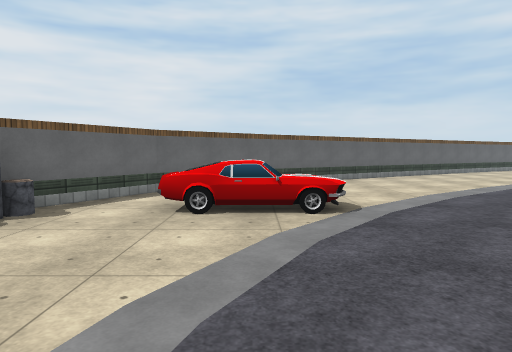
[1] (above)

16 first-person views from a walk through a Unity game level. The camera is 1.5 m above the floor, tilts 4° down and sees 75° across. The floor is counted in squares, 2 m on a side. Each view is taken from the middle of a square. On the plan, view 1 faces up. The plan holds only what a view shows up to about 11 squares ahead; the rest is blank. The place goes on beyond the plan. Some surface patterns are stand-ins.

[2]
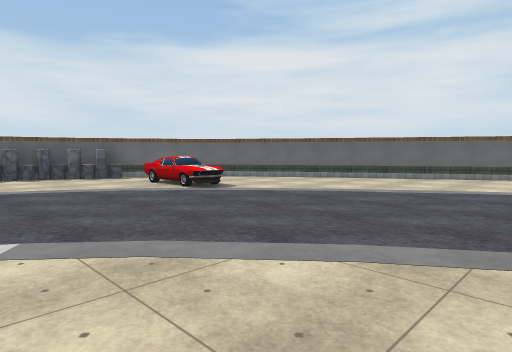

[3]
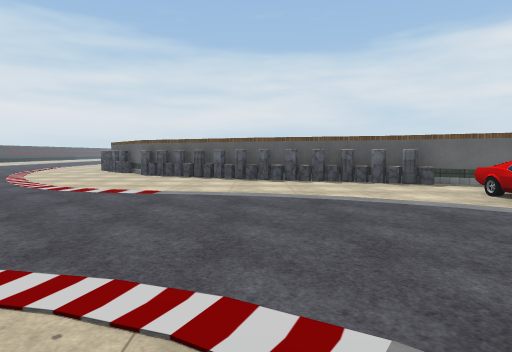

[4]
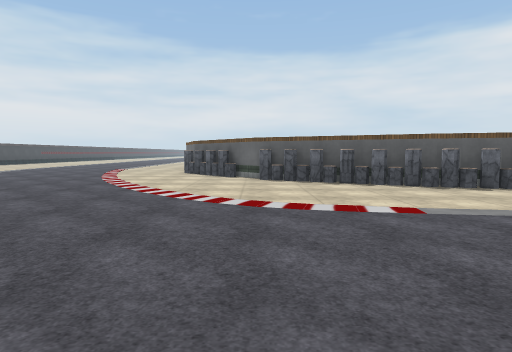

[5]
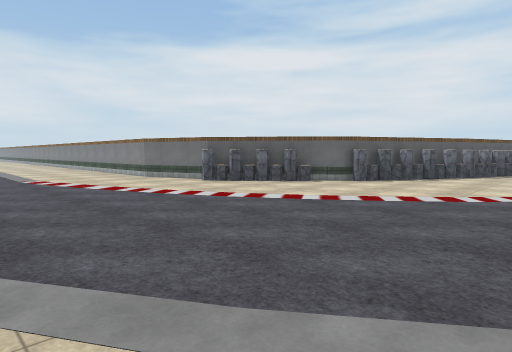

[6]
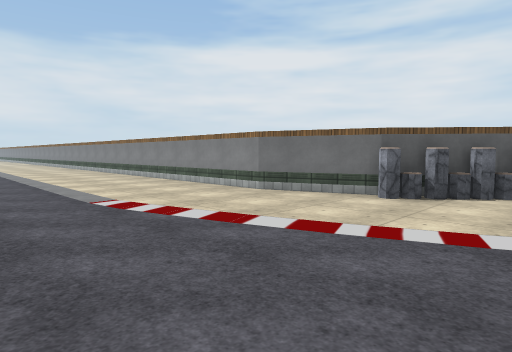

[7]
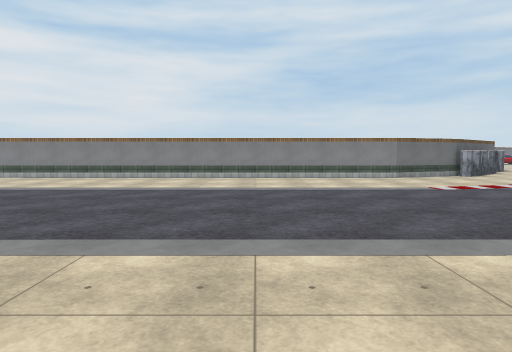

[8]
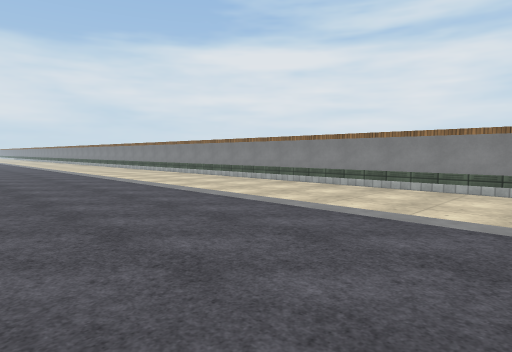

[9]
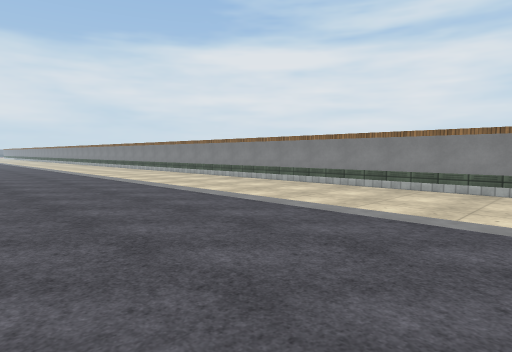

[10]
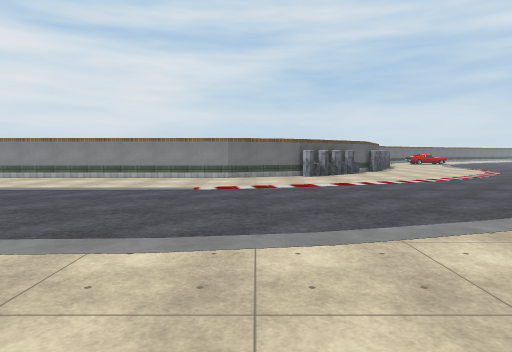

[11]
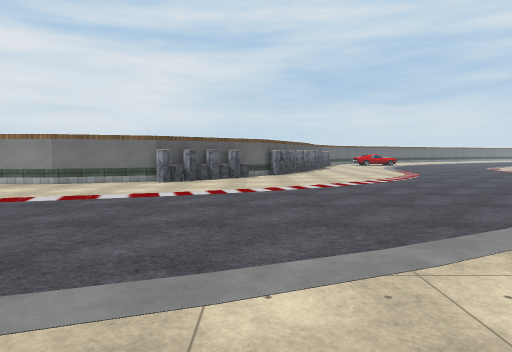

[12]
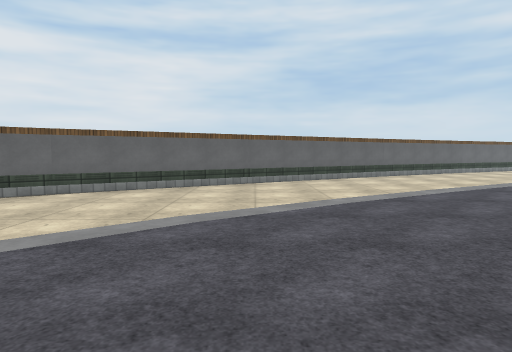

[13]
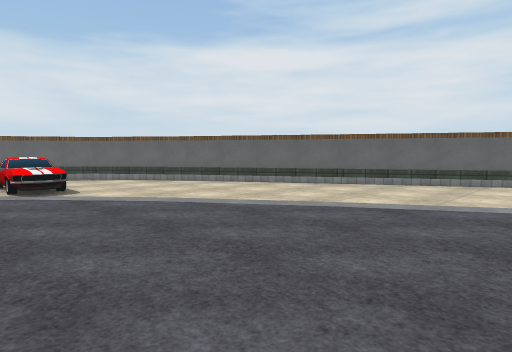

[14]
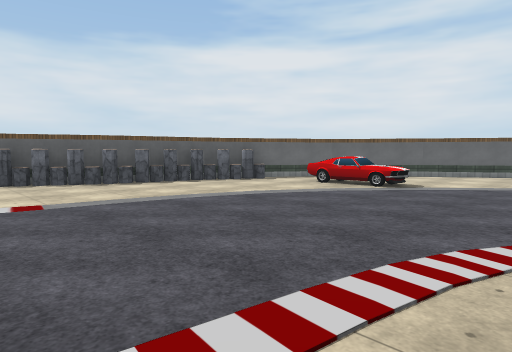

[15]
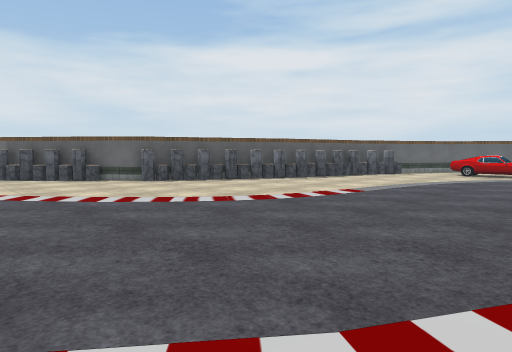

[16]
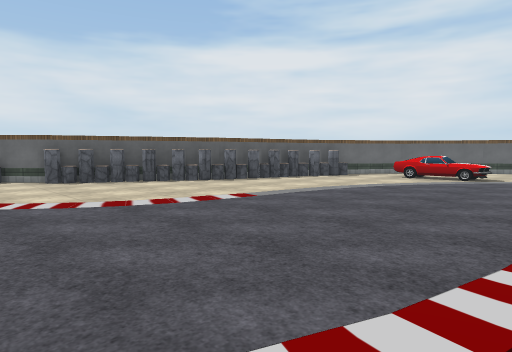

### Floor plan
Points are (right, up) in squares from view 1. A wall is a line through its corners. A room is listed if a view was taken in it or the views show most of it. See-through windows are left out.
Room 1 (views 1, 2, 3, 4, 5, 6, 7, 8, 9, 10, 11, 12, 13, 14, 15, 16)
walls: (-8.2, -5.9) (-9.4, -6.6); (-7.5, -5.2) (-8.5, -5.7) (-8.7, -6.2); (-7.9, -5.2) (-8.1, -5.6); (-6.2, -3.3) (-6.2, -3.9); (-5.8, -2.6) (-5.8, -3.1); (-5.2, -2.2) (-5.6, -2.6); (-4.7, -0.7) (-4.7, -1.2); (-4.7, 0.2) (-6.7, -4) (-9.6, -6.3) (-11.8, -7.1) (-26.6, -7.1); (-4.2, 0.6) (-4, -0.1) (-4.5, -0.6); (-3.7, 1.3) (-4.4, 0) (-4.4, -0.8) (-5.5, -2) (-5.5, -2.7) (-6.4, -3.8); (-3.2, 3.5) (-3.2, 2.8) (-3.7, 2.2); (-2.7, 4) (-3, 3.6); (-2.9, 4.1) (-2.9, 3.6); (0.4, 8.1) (-1.9, 6.4) (-3.7, 3.4) (-4.7, 0.1); (8.5, 13) (0.3, 8)
objects: car (-1, 4) to (1, 5)

Where each view was taken, in squares from view 1:
view 1: 0 up, 0 right, facing up
view 2: 0 up, 7 right, facing up-left
view 3: 0 up, 5 right, facing left
view 4: 4 down, 3 right, facing left
view 5: 12 down, 2 left, facing up-left
view 6: 12 down, 7 left, facing up-left
view 7: 17 down, 16 left, facing up
view 8: 14 down, 17 left, facing up-left
view 9: 14 down, 20 left, facing up-left
view 10: 17 down, 11 left, facing up
view 11: 15 down, 7 left, facing up
view 12: 2 up, 4 right, facing up
view 13: 3 up, 8 right, facing up-left
view 14: 3 down, 4 right, facing up-left
view 15: 8 down, 2 right, facing up-left
view 16: 6 down, 3 right, facing up-left
